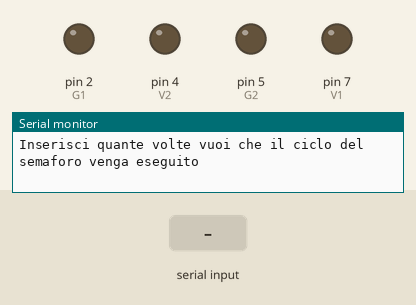
This sketch was run on a simulated Arduino Uno, built with avr-gcc and run on an emulated ATmega328P. Parts: output pins drawn as LEDs (lit = HIGH), the last lines printed to the serial monitor. Dashed ring = blinking. Inputs (shaded band) come from the test bench. Pins used as bus, display or sensor lines are not drawn.

Above: at 0.8 s.
0.9 s: "90,45,200\n" received over Serial
3.4 s: "30,150,10\n" received over Serial
5.9 s: "90,45\n" received over Serial
8.4 s: "5\n" received over Serial
At 14.45 s:
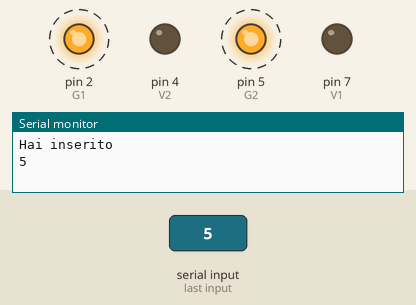
At 42.9 s:
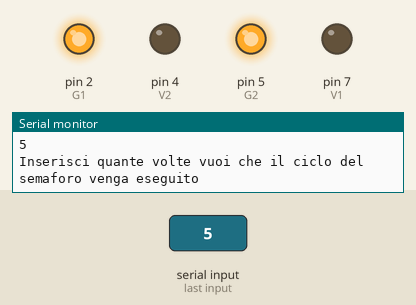
Timing chart, 0 to 43.3 s (numbered marks = the images above; inputs shaded):
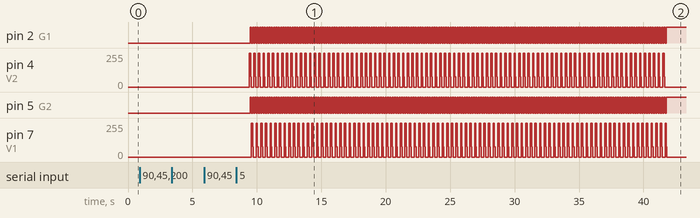

Measured:
- after the input at 8.4 s, pin 2 (G1): alternates HIGH for 0.09 s and LOW for 0.09 s, 359 changes in all, then stays HIGH, starting after 1.1 s; pin 4 (V2): 0/255 → 255/255 after 1.0 s, then repeats every 0.36 s: 77/255 0.04 s, 0/255 0.21 s, 255/255 0.11 s, until it stays 0/255 from 41.6 s

The sketch:

SemaforoAustriacoFinito.ino
```cpp
int cicliSemaforo;
int tempoRosso;
int tempoGiallo;
int tempoVerde;
int numeroLampeggi;
void Fermi(void)
{
  digitalWrite(3,HIGH);
  digitalWrite(4,HIGH);
  digitalWrite(7,LOW);
  digitalWrite(2,LOW);
  digitalWrite(5,LOW);
  digitalWrite(6,LOW);
}
void Fermi1(void)
{
  digitalWrite(7,HIGH);
  digitalWrite(6,HIGH);
  digitalWrite(2,LOW);
  digitalWrite(3,LOW);
  digitalWrite(4,LOW);
  digitalWrite(5,LOW);
}
void lampeggiante(void)
{
  digitalWrite(2,LOW);
  digitalWrite(3,HIGH);
  for(int i = 0; i<numeroLampeggi;i++)
  {
    digitalWrite(4,LOW);
    delay(tempoVerde/numeroLampeggi);
    digitalWrite(4,HIGH);
    delay(tempoVerde/numeroLampeggi);
  }
  digitalWrite(7,LOW);
  digitalWrite(5,LOW);
  digitalWrite(6,LOW);
}
void lampeggiante1(void)
{
  digitalWrite(5,LOW);
  digitalWrite(6,HIGH);
  for(int i = 0; i<numeroLampeggi;i++)
  {
    digitalWrite(7,LOW);
    delay(tempoVerde/numeroLampeggi);
    digitalWrite(7,HIGH);
    delay(tempoVerde/numeroLampeggi);
  }

  digitalWrite(2,LOW);
  digitalWrite(3,LOW);
  digitalWrite(4,LOW);

}
void giallo(void){
  digitalWrite(5,HIGH);
  digitalWrite(2,HIGH);
  digitalWrite(4,LOW);
}
void giallo1(void){
  digitalWrite(2,HIGH);
  digitalWrite(5,HIGH);
  digitalWrite(7,LOW);
}

void setup() {
  // put your setup code here, to run once:
pinMode(7,OUTPUT);//V1
pinMode(2,OUTPUT);//G1
pinMode(3,OUTPUT);//R1
pinMode(4,OUTPUT);//V2
pinMode(5,OUTPUT);//G2
pinMode(6,OUTPUT);//R2
Serial.begin(9600); //opens a serial port, sets data rate to 9600
Serial.println("Inserisci quante volte vuoi che il ciclo del semaforo venga eseguito");
while(Serial.available()==0){}
cicliSemaforo = Serial.readString().toInt();
if(cicliSemaforo <= 0){
  Serial.println("Impossibile inserire valori negativi");
  setup();
  }
Serial.println("Hai inserito:");
Serial.println(cicliSemaforo);
Serial.println("Inserisci la durata del colore rosso(IN MILLISECONDI!)");
while(Serial.available()==0){}
tempoRosso = Serial.readString().toInt();
if(tempoRosso <= 0){
  Serial.println("Impossibile inserire valori negativi");
  setup();
  }
Serial.println("Hai inserito");
Serial.println(tempoRosso);
tempoVerde = tempoRosso;
Serial.println("Inserisci la durata del colore giallo(IN MILLISECONDI!)");
while(Serial.available()==0){}
tempoGiallo = Serial.readString().toInt();
if(tempoGiallo <= 0){
  Serial.println("Impossibile inserire valori negativi");
  setup();
  }
Serial.println("Hai inserito");
Serial.println(tempoGiallo);
Serial.println("La durata del verde è:(IN MILLISECONDI)");
Serial.println(tempoVerde);
Serial.println("Inserisci quante volte vuoi che il verde lampeggi");
while(Serial.available()==0){}
numeroLampeggi = Serial.readString().toInt();
if(numeroLampeggi <= 0){
  Serial.println("Impossibile inserire valori negativi");
  setup();
  }
  else
  {
    Serial.println("Hai inserito");
    Serial.println(numeroLampeggi);
  }

}

//chiedere all'ultente il delay all'utenete comandi Serial.available, Serial.readString(), Seria.print, valore.
void loop() {
  // put your main code here, to run repeatedly:
for(int k = 0; k < cicliSemaforo; k++){
  Fermi();
delay(tempoRosso);
lampeggiante();
giallo();
delay(tempoGiallo);
Fermi1();
delay(tempoRosso);
lampeggiante1();
giallo1();
delay(tempoGiallo);
  }

setup();
}
```
